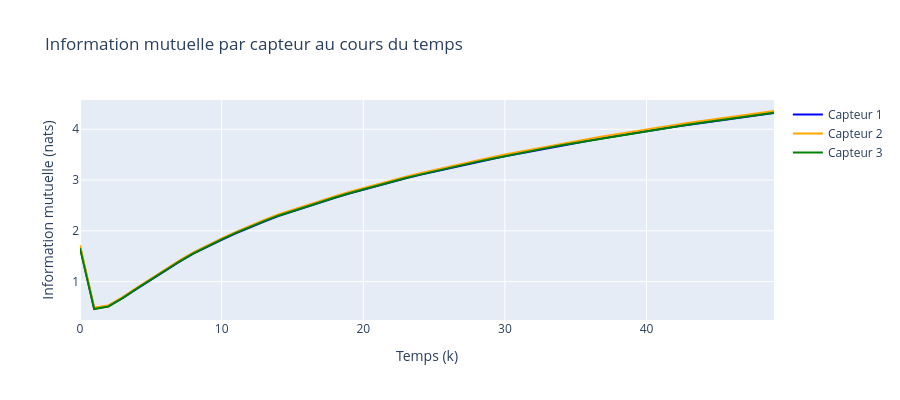

This figure's notebook cell:
### Code cell
import plotly.graph_objects as go

# S'assurer que les matrices R_list ont été définies
# (si tu les as déjà, ignore cette ligne)
R_list = [
    np.diag([sigma_theta**2 + np.random.uniform(0, 0.002),
             sigma_r**2 + np.random.uniform(0, 4)])
    for _ in range(3)
]

# Initialisation pour recalcul de P
P_mutual = np.eye(4)

# Stockage de l'information mutuelle
info_values = np.zeros((3, T))

for k in range(T):
    x_pred = F @ x_est[:, k - 1] if k > 0 else x_est[:, 0]
    P_pred = F @ P_mutual @ F.T + Q
    Hk = jacobian_h(x_pred)

    for i in range(3):
        R_i = R_list[i]
        S = Hk @ P_pred @ Hk.T + R_i
        S += 1e-6 * np.eye(2)
        info = 0.5 * np.log(np.linalg.det(S) / np.linalg.det(R_i))
        info_values[i, k] = info

    P_mutual = P_pred  # mise à jour locale

# Tracé avec Plotly
fig = go.Figure()
fig.add_trace(go.Scatter(y=info_values[0], mode='lines', name='Capteur 1', line=dict(color='blue')))
fig.add_trace(go.Scatter(y=info_values[1], mode='lines', name='Capteur 2', line=dict(color='orange')))
fig.add_trace(go.Scatter(y=info_values[2], mode='lines', name='Capteur 3', line=dict(color='green')))

fig.update_layout(title="Information mutuelle par capteur au cours du temps",
                  xaxis_title="Temps (k)",
                  yaxis_title="Information mutuelle (nats)",
                  
                  width=900,
                  height=400)
fig.show()

### Figure 1 — Plotly figure (JSON) as saved in the notebook; plotly's stock layout.template omitted (floating-point values rounded to 4 significant figures)
{"data": [{"line": {"color": "blue"}, "mode": "lines", "name": "Capteur 1", "type": "scatter", "y": [1.683, 0.4706, 0.5141, 0.674, 0.8584, 1.036, 1.217, 1.389, 1.551, 1.69, 1.824, 1.951, 2.07, 2.184, 2.291, 2.385, 2.474, 2.564, 2.651, 2.733, 2.811, 2.886, 2.962, 3.033, 3.102, 3.166, 3.23, 3.29, 3.353, 3.409, 3.467, 3.52, 3.577, 3.63, 3.681, 3.728, 3.777, 3.826, 3.873, 3.918, 3.961, 4.005, 4.049, 4.09, 4.13, 4.172, 4.212, 4.249, 4.286, 4.321]}, {"line": {"color": "orange"}, "mode": "lines", "name": "Capteur 2", "type": "scatter", "y": [1.717, 0.4907, 0.5331, 0.6947, 0.8809, 1.059, 1.241, 1.415, 1.578, 1.717, 1.852, 1.979, 2.099, 2.213, 2.321, 2.414, 2.504, 2.594, 2.681, 2.764, 2.842, 2.917, 2.994, 3.065, 3.135, 3.199, 3.263, 3.323, 3.386, 3.443, 3.501, 3.555, 3.611, 3.664, 3.716, 3.763, 3.812, 3.862, 3.908, 3.954, 3.997, 4.042, 4.085, 4.126, 4.167, 4.209, 4.25, 4.287, 4.323, 4.358]}, {"line": {"color": "green"}, "mode": "lines", "name": "Capteur 3", "type": "scatter", "y": [1.66, 0.462, 0.512, 0.6758, 0.8627, 1.042, 1.224, 1.396, 1.558, 1.697, 1.832, 1.958, 2.078, 2.191, 2.298, 2.391, 2.481, 2.57, 2.657, 2.739, 2.817, 2.891, 2.967, 3.038, 3.107, 3.171, 3.234, 3.294, 3.357, 3.413, 3.471, 3.524, 3.58, 3.633, 3.684, 3.731, 3.78, 3.828, 3.875, 3.92, 3.963, 4.007, 4.05, 4.091, 4.131, 4.173, 4.214, 4.25, 4.287, 4.322]}], "layout": {"height": 400, "title": {"text": "Information mutuelle par capteur au cours du temps"}, "width": 900, "xaxis": {"title": {"text": "Temps (k)"}}, "yaxis": {"title": {"text": "Information mutuelle (nats)"}}}}
